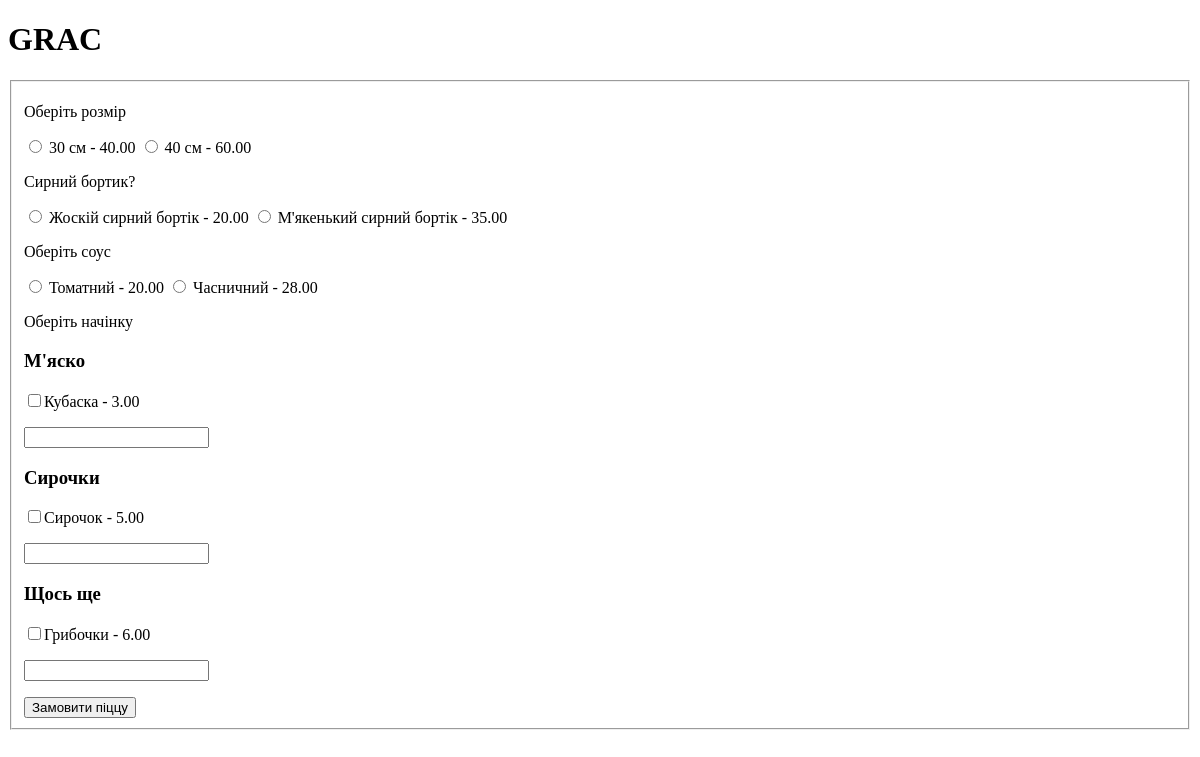
/constructor/, run on an earlier commit of the app's database.
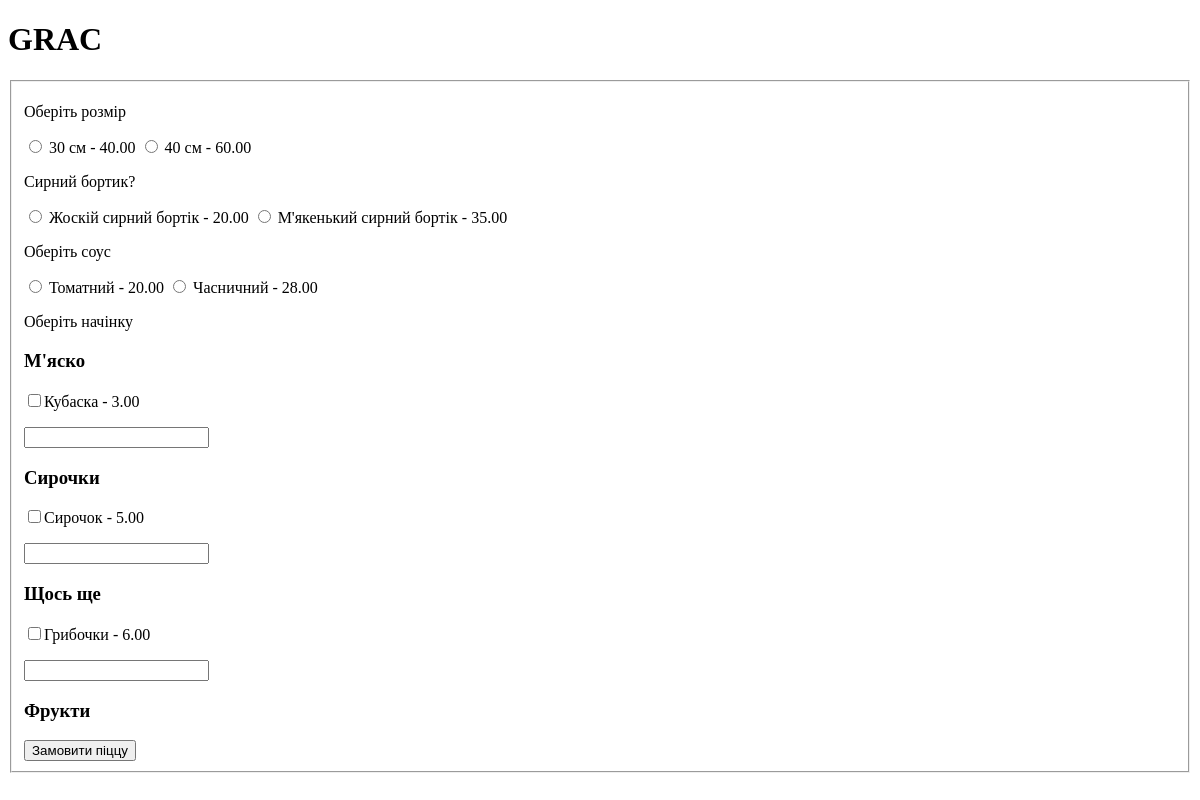
And on a later commit of the database.
### pizzaConstructorApp/models.py (models this page shows, shortened)
class Size(models.Model):  # зробити тут розміри піцц, а не у самій піцці
    size = models.CharField(max_length=50)
    price = models.DecimalField(max_digits=4, decimal_places=2)
    def __str__(self):
        return self.size

class CheeseBoard(models.Model):
    name = models.CharField(max_length=100)
    price = models.DecimalField(max_digits=4, decimal_places=2)
    def __str__(self):
        return f'{self.name} - ціна {self.price}'

class Sauce(models.Model):
    name = models.CharField(max_length=80)
    price = models.DecimalField(max_digits=4, decimal_places=2)
    def __str__(self):
        return f'Соус {self.name}, ціна {self.price}'

class Category(models.Model):
    name = models.CharField(max_length=100)
    def __str__(self):
        return self.name

class Ingredient(models.Model):
    name = models.CharField(max_length=80)
    price = models.DecimalField(max_digits=4, decimal_places=2)
    weight = models.DecimalField(max_digits=3, decimal_places=2)  # вага інгрідієнту додаваємого у піцу
    altogether = models.DecimalField(max_digits=5, decimal_places=2)
    category = models.ForeignKey(Category, on_delete=models.CASCADE)  #  - для розділення на сторінці: м'ясо, сир, фрукти овочі
    def __str__(self):
        return self.name

### pizzaConstructorApp/views.py (the view, shortened to what this page needs)
# urls.py: path('', views.index, name='index'),
def index(request):
    categories = Category.objects.all()
    toppings = Ingredient.objects.all()
    sizes = Size.objects.all()
    sauces = Sauce.objects.all()
    boards = CheeseBoard.objects.all()
    context = {'sizes': sizes, 'toppings': toppings, 'categories': categories, 'sauces': sauces, 'boards': boards}
    return render(request, 'pizzaConstructorApp/index.html', context)

### pizzaConstructorApp/templates/pizzaConstructorApp/index.html (shortened to what this page needs)
<!DOCTYPE html>
<html lang="en" xmlns="http://www.w3.org/1999/html">
<head>
</head>
<body>
<h1>GRAC</h1>
<fieldset>
    <form action="{% url 'pizza:index' %}" method="post">
        <p>Оберіть розмір</p>
        {% for size in sizes %}
            <input id="{{ size }}" value="{{ size.id }}"  type="radio" name="size">
            <label for="{{ size }}">{{ size }} - {{ size.price }}</label>
        {% endfor %}
        <p>Сирний бортик?</p>
        {% for board in boards %}
            <input id="{{ board }}" value="{{ board.id }}"  type="radio" name="board">
            <label for="{{ board }}">{{ board.name }} - {{ board.price }}</label>
        {% endfor %}
        <p>Оберіть соус</p>
        {% for sauce in sauces %}
            <input id="{{ sauce }}" value="{{ sauce.id }}"  type="radio" name="sauce">
            <label for="{{ sauce }}">{{ sauce.name }} - {{ sauce.price }}</label>
        {% endfor %}
        <p>Оберіть начінку</p>
        {% for category in categories %}
            <h3>{{ category }}</h3>
            {% for topping in toppings %}
                {% if topping.category == category %}
                <p><input id="{{ topping }}" value="{{ topping.id }}" name="{{topping.name}}"
                          type="checkbox"><label for="{{ topping }}">{{topping}} - {{ topping.price }}</label></p>
                <p><input name="{{topping}}_quantity" type="number"></p>
                {% endif %}
            {% endfor %}
        {% endfor %}
        <button type="submit" formmethod="post">Замовити піццу</button>
    </form>
</fieldset>
</body>
</html>

What changed in the data, as far as the page shows it:
added Category: name "Фрукти"
